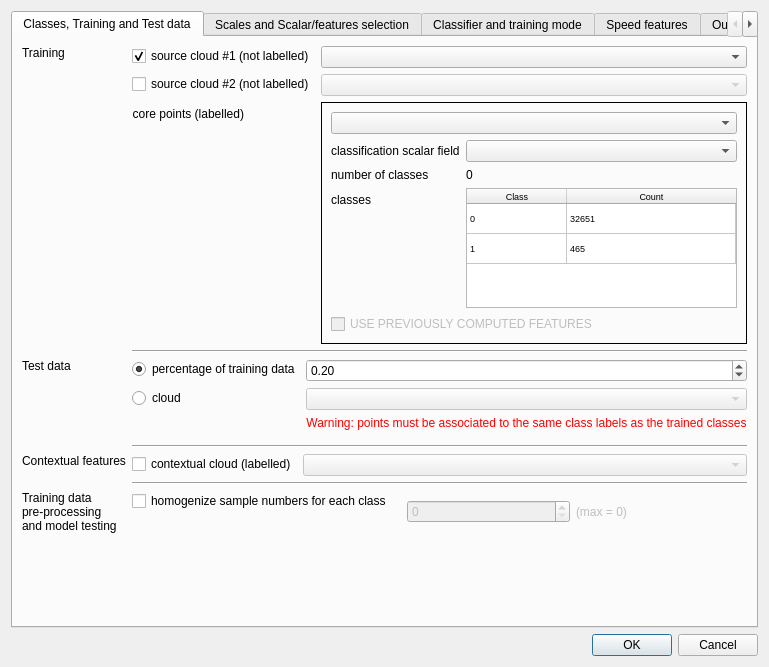
<?xml version="1.0" encoding="UTF-8"?>
<ui version="4.0">
 <class>Dialog</class>
 <widget class="QDialog" name="Dialog">
  <property name="geometry">
   <rect>
    <x>0</x>
    <y>0</y>
    <width>750</width>
    <height>650</height>
   </rect>
  </property>
  <property name="windowTitle">
   <string>Dialog</string>
  </property>
  <layout class="QVBoxLayout" name="verticalLayout_3">
   <item>
    <widget class="QTabWidget" name="tabWidget">
     <property name="currentIndex">
      <number>0</number>
     </property>
     <widget class="QWidget" name="TrainingPage">
      <attribute name="title">
       <string>Classes, Training and Test data</string>
      </attribute>
      <layout class="QGridLayout" name="gridLayout">
       <item row="2" column="1">
        <layout class="QFormLayout" name="formLayout_2">
         <item row="1" column="0">
          <widget class="QRadioButton" name="testWithPercentageRadioButton">
           <property name="text">
            <string>percentage of training data</string>
           </property>
           <property name="checked">
            <bool>true</bool>
           </property>
          </widget>
         </item>
         <item row="1" column="1">
          <widget class="QDoubleSpinBox" name="testPercentageDoubleSpinBox">
           <property name="singleStep">
            <double>0.050000000000000</double>
           </property>
           <property name="value">
            <double>0.200000000000000</double>
           </property>
          </widget>
         </item>
         <item row="2" column="0">
          <widget class="QRadioButton" name="testWithCloudRadioButton">
           <property name="text">
            <string>cloud</string>
           </property>
          </widget>
         </item>
         <item row="2" column="1">
          <widget class="QFrame" name="testCloudFrame">
           <property name="enabled">
            <bool>false</bool>
           </property>
           <layout class="QVBoxLayout" name="verticalLayout_8">
            <property name="leftMargin">
             <number>0</number>
            </property>
            <property name="topMargin">
             <number>0</number>
            </property>
            <property name="rightMargin">
             <number>0</number>
            </property>
            <item>
             <widget class="QComboBox" name="testCloudComboBox">
              <property name="sizePolicy">
               <sizepolicy hsizetype="Expanding" vsizetype="Fixed">
                <horstretch>0</horstretch>
                <verstretch>0</verstretch>
               </sizepolicy>
              </property>
              <property name="toolTip">
               <string>Source cloud #1 (not labelled)</string>
              </property>
             </widget>
            </item>
            <item>
             <widget class="QLabel" name="label_17">
              <property name="styleSheet">
               <string notr="true">color: red;</string>
              </property>
              <property name="text">
               <string>Warning: points must be associated to the same class labels as the trained classes</string>
              </property>
              <property name="alignment">
               <set>Qt::AlignCenter</set>
              </property>
             </widget>
            </item>
           </layout>
          </widget>
         </item>
        </layout>
       </item>
       <item row="0" column="1">
        <layout class="QFormLayout" name="formLayout">
         <item row="0" column="1">
          <widget class="QComboBox" name="cloud1CloudComboBox">
           <property name="sizePolicy">
            <sizepolicy hsizetype="Expanding" vsizetype="Fixed">
             <horstretch>0</horstretch>
             <verstretch>0</verstretch>
            </sizepolicy>
           </property>
           <property name="toolTip">
            <string>Source cloud #1 (not labelled)</string>
           </property>
          </widget>
         </item>
         <item row="1" column="0">
          <widget class="QCheckBox" name="sourceCloud2CheckBox">
           <property name="text">
            <string>source cloud #2 (not labelled)</string>
           </property>
          </widget>
         </item>
         <item row="1" column="1">
          <widget class="QComboBox" name="clud2CloudComboBox">
           <property name="enabled">
            <bool>false</bool>
           </property>
           <property name="sizePolicy">
            <sizepolicy hsizetype="Expanding" vsizetype="Fixed">
             <horstretch>0</horstretch>
             <verstretch>0</verstretch>
            </sizepolicy>
           </property>
           <property name="toolTip">
            <string>Source cloud #2 (not labelled) - optional</string>
           </property>
          </widget>
         </item>
         <item row="2" column="0">
          <widget class="QLabel" name="label_3">
           <property name="text">
            <string>core points (labelled)</string>
           </property>
           <property name="alignment">
            <set>Qt::AlignRight|Qt::AlignTrailing|Qt::AlignVCenter</set>
           </property>
          </widget>
         </item>
         <item row="2" column="1">
          <widget class="QFrame" name="corePointsFrame">
           <property name="frameShape">
            <enum>QFrame::Box</enum>
           </property>
           <layout class="QVBoxLayout" name="verticalLayout">
            <item>
             <widget class="QComboBox" name="corePointsComboBox">
              <property name="sizePolicy">
               <sizepolicy hsizetype="Expanding" vsizetype="Fixed">
                <horstretch>0</horstretch>
                <verstretch>0</verstretch>
               </sizepolicy>
              </property>
              <property name="toolTip">
               <string>Labelled core points: coud be the same as cloud #1
but should ideally be smaller (e.g. a subsampled version of cloud #1)</string>
              </property>
             </widget>
            </item>
            <item>
             <layout class="QFormLayout" name="formLayout_3">
              <item row="0" column="0">
               <widget class="QLabel" name="label_4">
                <property name="text">
                 <string>classification scalar field</string>
                </property>
               </widget>
              </item>
              <item row="0" column="1">
               <widget class="QComboBox" name="classificationSFComboBox"/>
              </item>
              <item row="1" column="0">
               <widget class="QLabel" name="label_5">
                <property name="text">
                 <string>number of classes</string>
                </property>
               </widget>
              </item>
              <item row="1" column="1">
               <widget class="QLabel" name="classesCountLabel">
                <property name="text">
                 <string>0</string>
                </property>
               </widget>
              </item>
              <item row="2" column="0">
               <widget class="QLabel" name="label_6">
                <property name="text">
                 <string>classes</string>
                </property>
               </widget>
              </item>
              <item row="2" column="1">
               <widget class="QTableWidget" name="classesTableWidget">
                <property name="maximumSize">
                 <size>
                  <width>16777215</width>
                  <height>120</height>
                 </size>
                </property>
                <property name="font">
                 <font>
                  <pointsize>7</pointsize>
                 </font>
                </property>
                <property name="showGrid">
                 <bool>true</bool>
                </property>
                <attribute name="horizontalHeaderStretchLastSection">
                 <bool>true</bool>
                </attribute>
                <attribute name="verticalHeaderVisible">
                 <bool>false</bool>
                </attribute>
                <row>
                 <property name="text">
                  <string>0</string>
                 </property>
                </row>
                <row>
                 <property name="text">
                  <string>1</string>
                 </property>
                </row>
                <column>
                 <property name="text">
                  <string>Class</string>
                 </property>
                </column>
                <column>
                 <property name="text">
                  <string>Count</string>
                 </property>
                </column>
                <item row="0" column="0">
                 <property name="text">
                  <string>0</string>
                 </property>
                </item>
                <item row="0" column="1">
                 <property name="text">
                  <string>32651</string>
                 </property>
                </item>
                <item row="1" column="0">
                 <property name="text">
                  <string>1</string>
                 </property>
                </item>
                <item row="1" column="1">
                 <property name="text">
                  <string>465</string>
                 </property>
                </item>
               </widget>
              </item>
             </layout>
            </item>
            <item>
             <widget class="QCheckBox" name="usePrevFeaturesCheckBox">
              <property name="enabled">
               <bool>false</bool>
              </property>
              <property name="toolTip">
               <string>Use previously computed features
(only if the cloud has already been processed)</string>
              </property>
              <property name="text">
               <string>USE PREVIOUSLY COMPUTED FEATURES </string>
              </property>
             </widget>
            </item>
           </layout>
          </widget>
         </item>
         <item row="0" column="0">
          <widget class="QCheckBox" name="sourceCloud1CheckBox">
           <property name="text">
            <string>source cloud #1 (not labelled)</string>
           </property>
           <property name="checked">
            <bool>true</bool>
           </property>
          </widget>
         </item>
        </layout>
       </item>
       <item row="4" column="1">
        <layout class="QFormLayout" name="formLayout_4">
         <item row="0" column="0">
          <widget class="QCheckBox" name="contextualFeaturesCheckBox">
           <property name="text">
            <string>contextual cloud (labelled)</string>
           </property>
          </widget>
         </item>
         <item row="0" column="1">
          <widget class="QComboBox" name="contextFeaturesCloudComboBox">
           <property name="enabled">
            <bool>false</bool>
           </property>
           <property name="sizePolicy">
            <sizepolicy hsizetype="Expanding" vsizetype="Fixed">
             <horstretch>0</horstretch>
             <verstretch>0</verstretch>
            </sizepolicy>
           </property>
           <property name="toolTip">
            <string>Source cloud #1 (not labelled)</string>
           </property>
          </widget>
         </item>
        </layout>
       </item>
       <item row="6" column="1">
        <layout class="QFormLayout" name="formLayout_5">
         <item row="0" column="0">
          <widget class="QCheckBox" name="homogenizeSampleCountCheckBox">
           <property name="text">
            <string>homogenize sample numbers for each class</string>
           </property>
          </widget>
         </item>
         <item row="0" column="1">
          <widget class="QFrame" name="sampleCountFrame">
           <property name="enabled">
            <bool>false</bool>
           </property>
           <layout class="QHBoxLayout" name="horizontalLayout">
            <item>
             <widget class="QSpinBox" name="sampleCountSpinBox">
              <property name="maximum">
               <number>1000000000</number>
              </property>
             </widget>
            </item>
            <item>
             <widget class="QLabel" name="label_9">
              <property name="text">
               <string>(max = 0)</string>
              </property>
             </widget>
            </item>
           </layout>
          </widget>
         </item>
        </layout>
       </item>
       <item row="4" column="0">
        <widget class="QLabel" name="label">
         <property name="text">
          <string>Contextual features</string>
         </property>
         <property name="alignment">
          <set>Qt::AlignLeading|Qt::AlignLeft|Qt::AlignTop</set>
         </property>
        </widget>
       </item>
       <item row="0" column="0">
        <widget class="QLabel" name="label_7">
         <property name="text">
          <string>Training</string>
         </property>
         <property name="alignment">
          <set>Qt::AlignLeading|Qt::AlignLeft|Qt::AlignTop</set>
         </property>
        </widget>
       </item>
       <item row="1" column="1">
        <widget class="Line" name="line">
         <property name="orientation">
          <enum>Qt::Horizontal</enum>
         </property>
        </widget>
       </item>
       <item row="2" column="0">
        <widget class="QLabel" name="label_2">
         <property name="text">
          <string>Test data</string>
         </property>
         <property name="alignment">
          <set>Qt::AlignLeading|Qt::AlignLeft|Qt::AlignTop</set>
         </property>
        </widget>
       </item>
       <item row="3" column="1">
        <widget class="Line" name="line_2">
         <property name="orientation">
          <enum>Qt::Horizontal</enum>
         </property>
        </widget>
       </item>
       <item row="5" column="1">
        <widget class="Line" name="line_3">
         <property name="orientation">
          <enum>Qt::Horizontal</enum>
         </property>
        </widget>
       </item>
       <item row="6" column="0">
        <widget class="QLabel" name="label_8">
         <property name="text">
          <string>Training data
pre-processing
and model testing</string>
         </property>
         <property name="alignment">
          <set>Qt::AlignLeading|Qt::AlignLeft|Qt::AlignTop</set>
         </property>
        </widget>
       </item>
       <item row="7" column="1">
        <spacer name="verticalSpacer">
         <property name="orientation">
          <enum>Qt::Vertical</enum>
         </property>
         <property name="sizeType">
          <enum>QSizePolicy::Expanding</enum>
         </property>
         <property name="sizeHint" stdset="0">
          <size>
           <width>20</width>
           <height>40</height>
          </size>
         </property>
        </spacer>
       </item>
      </layout>
     </widget>
     <widget class="QWidget" name="FeaturesPage">
      <attribute name="title">
       <string>Scales and Scalar/features selection</string>
      </attribute>
      <layout class="QFormLayout" name="formLayout_7">
       <item row="0" column="0">
        <widget class="QRadioButton" name="fromFileRadioButton">
         <property name="text">
          <string>From file</string>
         </property>
         <property name="checked">
          <bool>true</bool>
         </property>
        </widget>
       </item>
       <item row="0" column="1">
        <widget class="QFrame" name="featuresFromFileGroupBox">
         <layout class="QHBoxLayout" name="horizontalLayout_5">
          <property name="leftMargin">
           <number>0</number>
          </property>
          <property name="topMargin">
           <number>0</number>
          </property>
          <property name="rightMargin">
           <number>0</number>
          </property>
          <property name="bottomMargin">
           <number>0</number>
          </property>
          <item>
           <widget class="QPushButton" name="pushButton">
            <property name="text">
             <string>Load file</string>
            </property>
           </widget>
          </item>
          <item>
           <widget class="QLabel" name="label_11">
            <property name="text">
             <string>&lt;a href=&quot;https://www.cloudcompare.org/doc/wiki&quot;&gt;see documentation&lt;/a&gt;</string>
            </property>
            <property name="openExternalLinks">
             <bool>true</bool>
            </property>
           </widget>
          </item>
         </layout>
        </widget>
       </item>
       <item row="1" column="0">
        <widget class="QRadioButton" name="guiModeRadioButton">
         <property name="text">
          <string>GUI mode (limited)</string>
         </property>
        </widget>
       </item>
       <item row="1" column="1">
        <widget class="QFrame" name="featuresFromGUIGroupBox">
         <property name="enabled">
          <bool>false</bool>
         </property>
         <layout class="QVBoxLayout" name="verticalLayout_5">
          <property name="leftMargin">
           <number>0</number>
          </property>
          <property name="topMargin">
           <number>0</number>
          </property>
          <property name="rightMargin">
           <number>0</number>
          </property>
          <property name="bottomMargin">
           <number>0</number>
          </property>
          <item>
           <widget class="QGroupBox" name="scalesGroupBox">
            <property name="title">
             <string>Scales</string>
            </property>
            <layout class="QFormLayout" name="formLayout_6">
             <item row="0" column="0">
              <widget class="QRadioButton" name="scalesRampRadioButton">
               <property name="text">
                <string>ramp</string>
               </property>
               <property name="checked">
                <bool>true</bool>
               </property>
              </widget>
             </item>
             <item row="0" column="1">
              <widget class="QFrame" name="scalesRampFrame">
               <layout class="QHBoxLayout" name="horizontalLayout_2">
                <property name="leftMargin">
                 <number>0</number>
                </property>
                <property name="topMargin">
                 <number>0</number>
                </property>
                <property name="rightMargin">
                 <number>0</number>
                </property>
                <property name="bottomMargin">
                 <number>0</number>
                </property>
                <item>
                 <widget class="QDoubleSpinBox" name="minScaleDoubleSpinBox">
                  <property name="toolTip">
                   <string>Mininum scale</string>
                  </property>
                  <property name="prefix">
                   <string>Min = </string>
                  </property>
                  <property name="decimals">
                   <number>6</number>
                  </property>
                  <property name="minimum">
                   <double>0.000001000000000</double>
                  </property>
                  <property name="maximum">
                   <double>1000000000.000000000000000</double>
                  </property>
                  <property name="singleStep">
                   <double>0.100000000000000</double>
                  </property>
                  <property name="value">
                   <double>0.100000000000000</double>
                  </property>
                 </widget>
                </item>
                <item>
                 <widget class="QDoubleSpinBox" name="stepScaleDoubleSpinBox">
                  <property name="toolTip">
                   <string>Step</string>
                  </property>
                  <property name="prefix">
                   <string>Step = </string>
                  </property>
                  <property name="decimals">
                   <number>6</number>
                  </property>
                  <property name="minimum">
                   <double>0.000001000000000</double>
                  </property>
                  <property name="maximum">
                   <double>1000000000.000000000000000</double>
                  </property>
                  <property name="singleStep">
                   <double>0.100000000000000</double>
                  </property>
                  <property name="value">
                   <double>0.100000000000000</double>
                  </property>
                 </widget>
                </item>
                <item>
                 <widget class="QDoubleSpinBox" name="maxScaleDoubleSpinBox">
                  <property name="toolTip">
                   <string>Max scale</string>
                  </property>
                  <property name="prefix">
                   <string>Max = </string>
                  </property>
                  <property name="decimals">
                   <number>6</number>
                  </property>
                  <property name="minimum">
                   <double>0.000001000000000</double>
                  </property>
                  <property name="maximum">
                   <double>1000000000.000000000000000</double>
                  </property>
                  <property name="value">
                   <double>1.000000000000000</double>
                  </property>
                 </widget>
                </item>
               </layout>
              </widget>
             </item>
             <item row="1" column="0">
              <widget class="QRadioButton" name="scalesListRadioButton">
               <property name="toolTip">
                <string>Inp</string>
               </property>
               <property name="text">
                <string>list</string>
               </property>
              </widget>
             </item>
             <item row="1" column="1">
              <widget class="QLineEdit" name="scalesListLineEdit">
               <property name="enabled">
                <bool>false</bool>
               </property>
               <property name="toolTip">
                <string>Input scales as a list of values (separated by a space character)</string>
               </property>
              </widget>
             </item>
            </layout>
           </widget>
          </item>
          <item>
           <widget class="QGroupBox" name="pointBasedFeaturesGroupBox">
            <property name="title">
             <string>Point based features</string>
            </property>
            <layout class="QGridLayout" name="gridLayout_2">
             <item row="0" column="0">
              <widget class="QCheckBox" name="pbfIntensityCheckBox">
               <property name="text">
                <string>intensity</string>
               </property>
              </widget>
             </item>
             <item row="0" column="1">
              <widget class="QCheckBox" name="pbfReturnCountCheckBox">
               <property name="text">
                <string>number of returns</string>
               </property>
              </widget>
             </item>
             <item row="0" column="2">
              <widget class="QCheckBox" name="pbfReturnNumberCheckBox">
               <property name="text">
                <string>return number</string>
               </property>
              </widget>
             </item>
             <item row="1" column="0">
              <widget class="QCheckBox" name="pbfEchoRatioCheckBox">
               <property name="toolTip">
                <string>echo ratio = return number / number of returns</string>
               </property>
               <property name="text">
                <string>echo ratio</string>
               </property>
              </widget>
             </item>
             <item row="1" column="1">
              <widget class="QCheckBox" name="pbfRGBCheckBox">
               <property name="text">
                <string>RGB</string>
               </property>
              </widget>
             </item>
             <item row="1" column="2">
              <widget class="QCheckBox" name="pbfDipAngleCheckBox">
               <property name="text">
                <string>dip angle</string>
               </property>
              </widget>
             </item>
            </layout>
           </widget>
          </item>
          <item>
           <widget class="QGroupBox" name="nnBasedFeaturesGroupBox">
            <property name="sizePolicy">
             <sizepolicy hsizetype="Preferred" vsizetype="Maximum">
              <horstretch>0</horstretch>
              <verstretch>0</verstretch>
             </sizepolicy>
            </property>
            <property name="title">
             <string>Neigborhood based features</string>
            </property>
            <layout class="QHBoxLayout" name="horizontalLayout_3">
             <item>
              <widget class="QListWidget" name="nnBasedFeaturesListWidget">
               <property name="sizePolicy">
                <sizepolicy hsizetype="Expanding" vsizetype="Expanding">
                 <horstretch>0</horstretch>
                 <verstretch>0</verstretch>
                </sizepolicy>
               </property>
               <property name="selectionMode">
                <enum>QAbstractItemView::MultiSelection</enum>
               </property>
               <item>
                <property name="text">
                 <string>option 1</string>
                </property>
               </item>
               <item>
                <property name="text">
                 <string>option 2</string>
                </property>
               </item>
               <item>
                <property name="text">
                 <string>...</string>
                </property>
               </item>
              </widget>
             </item>
            </layout>
           </widget>
          </item>
          <item>
           <widget class="QGroupBox" name="contextualFeaturesGroupBox">
            <property name="sizePolicy">
             <sizepolicy hsizetype="Preferred" vsizetype="Maximum">
              <horstretch>0</horstretch>
              <verstretch>0</verstretch>
             </sizepolicy>
            </property>
            <property name="title">
             <string>Contextual features</string>
            </property>
            <property name="checkable">
             <bool>true</bool>
            </property>
            <layout class="QVBoxLayout" name="verticalLayout_4">
             <item>
              <widget class="QListWidget" name="nnBasedFeaturesListWidget_2">
               <property name="sizePolicy">
                <sizepolicy hsizetype="Expanding" vsizetype="Preferred">
                 <horstretch>0</horstretch>
                 <verstretch>0</verstretch>
                </sizepolicy>
               </property>
               <property name="selectionMode">
                <enum>QAbstractItemView::MultiSelection</enum>
               </property>
               <item>
                <property name="text">
                 <string>Ground</string>
                </property>
               </item>
               <item>
                <property name="text">
                 <string>Water</string>
                </property>
               </item>
               <item>
                <property name="text">
                 <string>...</string>
                </property>
               </item>
              </widget>
             </item>
             <item>
              <layout class="QHBoxLayout" name="horizontalLayout_4">
               <item>
                <widget class="QLabel" name="label_10">
                 <property name="text">
                  <string>Nearest neighbors</string>
                 </property>
                </widget>
               </item>
               <item>
                <widget class="QSpinBox" name="cfKnnSpinBox">
                 <property name="toolTip">
                  <string>The vertical distance will be computed to the 'k' nearest neighbors</string>
                 </property>
                </widget>
               </item>
              </layout>
             </item>
            </layout>
           </widget>
          </item>
          <item>
           <widget class="QGroupBox" name="dualCloudFeaturesGroupBox">
            <property name="toolTip">
             <string>Requires two source clouds</string>
            </property>
            <property name="title">
             <string>Dual-cloud features</string>
            </property>
            <property name="checkable">
             <bool>true</bool>
            </property>
            <property name="checked">
             <bool>false</bool>
            </property>
            <layout class="QGridLayout" name="gridLayout_3">
             <item row="0" column="0">
              <widget class="QCheckBox" name="checkBox">
               <property name="text">
                <string>mean elveation difference</string>
               </property>
              </widget>
             </item>
             <item row="0" column="1">
              <widget class="QCheckBox" name="checkBox_4">
               <property name="text">
                <string>ratio of mean intensities</string>
               </property>
              </widget>
             </item>
             <item row="1" column="0">
              <widget class="QCheckBox" name="checkBox_3">
               <property name="text">
                <string>standard deviation of cloud #1</string>
               </property>
              </widget>
             </item>
             <item row="1" column="1">
              <widget class="QCheckBox" name="checkBox_2">
               <property name="text">
                <string>standard deviation of cloud #2</string>
               </property>
              </widget>
             </item>
            </layout>
           </widget>
          </item>
         </layout>
        </widget>
       </item>
      </layout>
     </widget>
     <widget class="QWidget" name="ClassifierPage">
      <attribute name="title">
       <string>Classifier and training mode</string>
      </attribute>
      <layout class="QVBoxLayout" name="verticalLayout_7">
       <item>
        <widget class="QGroupBox" name="randomTreesGroupBox">
         <property name="title">
          <string>Random Trees</string>
         </property>
         <layout class="QFormLayout" name="formLayout_9">
          <item row="0" column="0">
           <widget class="QLabel" name="label_13">
            <property name="text">
             <string>Number of trees</string>
            </property>
           </widget>
          </item>
          <item row="0" column="1">
           <widget class="QSpinBox" name="treeCountSpinBox">
            <property name="minimum">
             <number>10</number>
            </property>
            <property name="maximum">
             <number>10000</number>
            </property>
            <property name="singleStep">
             <number>10</number>
            </property>
            <property name="value">
             <number>200</number>
            </property>
           </widget>
          </item>
          <item row="2" column="0">
           <widget class="QLabel" name="label_14">
            <property name="text">
             <string>Tree depth</string>
            </property>
           </widget>
          </item>
          <item row="2" column="1">
           <widget class="QSpinBox" name="treeDepthSpinBox">
            <property name="minimum">
             <number>1</number>
            </property>
            <property name="maximum">
             <number>200</number>
            </property>
            <property name="value">
             <number>25</number>
            </property>
           </widget>
          </item>
         </layout>
        </widget>
       </item>
       <item>
        <widget class="QGroupBox" name="trainingModeGroupBox">
         <property name="title">
          <string>Training mode</string>
         </property>
         <layout class="QFormLayout" name="formLayout_8">
          <item row="0" column="0">
           <widget class="QRadioButton" name="simpleTrainingRadioButton">
            <property name="text">
             <string>Simple training</string>
            </property>
            <property name="checked">
             <bool>true</bool>
            </property>
           </widget>
          </item>
          <item row="0" column="1">
           <widget class="QCheckBox" name="simpleFeatAndScaleSelectCheckBox">
            <property name="toolTip">
             <string>Select the most contributive features and scales
(in order to reduce computation time and reduce the classifier size)</string>
            </property>
            <property name="text">
             <string>Feature and scale selection by importance</string>
            </property>
           </widget>
          </item>
          <item row="1" column="0">
           <widget class="QRadioButton" name="kFoldCrossValidRadioButton">
            <property name="text">
             <string>k-fold Crossvalidation</string>
            </property>
           </widget>
          </item>
          <item row="1" column="1">
           <widget class="QFrame" name="kValueFrame">
            <property name="enabled">
             <bool>false</bool>
            </property>
            <property name="frameShape">
             <enum>QFrame::StyledPanel</enum>
            </property>
            <property name="frameShadow">
             <enum>QFrame::Raised</enum>
            </property>
            <layout class="QVBoxLayout" name="verticalLayout_6">
             <property name="leftMargin">
              <number>0</number>
             </property>
             <property name="topMargin">
              <number>0</number>
             </property>
             <property name="rightMargin">
              <number>0</number>
             </property>
             <property name="bottomMargin">
              <number>0</number>
             </property>
             <item>
              <layout class="QHBoxLayout" name="horizontalLayout_6">
               <item>
                <widget class="QLabel" name="label_15">
                 <property name="text">
                  <string>k</string>
                 </property>
                </widget>
               </item>
               <item>
                <widget class="QSpinBox" name="kValueSpinBox">
                 <property name="minimum">
                  <number>2</number>
                 </property>
                </widget>
               </item>
               <item>
                <spacer name="horizontalSpacer">
                 <property name="orientation">
                  <enum>Qt::Horizontal</enum>
                 </property>
                 <property name="sizeHint" stdset="0">
                  <size>
                   <width>40</width>
                   <height>20</height>
                  </size>
                 </property>
                </spacer>
               </item>
              </layout>
             </item>
             <item>
              <widget class="QCheckBox" name="kValueFeatAndScaleSelectCheckBox">
               <property name="toolTip">
                <string>Select the most contributive features and scales
(in order to reduce computation time and reduce the classifier size)</string>
               </property>
               <property name="text">
                <string>Feature and scale selection</string>
               </property>
              </widget>
             </item>
             <item>
              <widget class="QCheckBox" name="treeDepthSelectCheckBox">
               <property name="toolTip">
                <string>Select the most contributive features and scales
(in order to reduce computation time and reduce the classifier size)</string>
               </property>
               <property name="text">
                <string>Tree depth selection</string>
               </property>
              </widget>
             </item>
            </layout>
           </widget>
          </item>
         </layout>
        </widget>
       </item>
       <item>
        <spacer name="verticalSpacer_3">
         <property name="orientation">
          <enum>Qt::Vertical</enum>
         </property>
         <property name="sizeHint" stdset="0">
          <size>
           <width>20</width>
           <height>253</height>
          </size>
         </property>
        </spacer>
       </item>
      </layout>
     </widget>
     <widget class="QWidget" name="SpeedPage">
      <attribute name="title">
       <string>Speed features</string>
      </attribute>
      <layout class="QVBoxLayout" name="verticalLayout_9">
       <item>
        <widget class="QGroupBox" name="pyramidSubsamplingGroupBox">
         <property name="title">
          <string>Pyramidal subsampling</string>
         </property>
         <property name="checkable">
          <bool>true</bool>
         </property>
         <layout class="QHBoxLayout" name="horizontalLayout_8">
          <item>
           <widget class="QLabel" name="label_12">
            <property name="text">
             <string>Pyramidal levels</string>
            </property>
           </widget>
          </item>
          <item>
           <widget class="QSpinBox" name="pyramideLevelsSpinBox">
            <property name="minimum">
             <number>2</number>
            </property>
            <property name="maximum">
             <number>10</number>
            </property>
            <property name="value">
             <number>3</number>
            </property>
           </widget>
          </item>
         </layout>
        </widget>
       </item>
       <item>
        <widget class="QGroupBox" name="groupBox">
         <property name="title">
          <string>Octree-based feature computation</string>
         </property>
         <layout class="QFormLayout" name="formLayout_10">
          <item row="0" column="0">
           <widget class="QLabel" name="label_18">
            <property name="text">
             <string>Min. scale</string>
            </property>
           </widget>
          </item>
          <item row="0" column="1">
           <widget class="QDoubleSpinBox" name="octreeMinScaleDoubleSpinBox">
            <property name="decimals">
             <number>3</number>
            </property>
            <property name="minimum">
             <double>0.001000000000000</double>
            </property>
            <property name="maximum">
             <double>1000000.000000000000000</double>
            </property>
            <property name="singleStep">
             <double>0.100000000000000</double>
            </property>
            <property name="value">
             <double>0.500000000000000</double>
            </property>
           </widget>
          </item>
          <item row="1" column="0">
           <widget class="QLabel" name="label_19">
            <property name="text">
             <string>Depth</string>
            </property>
           </widget>
          </item>
          <item row="1" column="1">
           <widget class="QSpinBox" name="octreeDepthSpinBox">
            <property name="minimum">
             <number>1</number>
            </property>
            <property name="maximum">
             <number>21</number>
            </property>
            <property name="value">
             <number>5</number>
            </property>
           </widget>
          </item>
         </layout>
        </widget>
       </item>
       <item>
        <spacer name="verticalSpacer_4">
         <property name="orientation">
          <enum>Qt::Vertical</enum>
         </property>
         <property name="sizeHint" stdset="0">
          <size>
           <width>20</width>
           <height>412</height>
          </size>
         </property>
        </spacer>
       </item>
      </layout>
     </widget>
     <widget class="QWidget" name="OutputPage">
      <attribute name="title">
       <string>Outputs</string>
      </attribute>
      <layout class="QVBoxLayout" name="verticalLayout_2">
       <item>
        <widget class="QGroupBox" name="groupBox_2">
         <property name="title">
          <string>Output display</string>
         </property>
         <layout class="QGridLayout" name="gridLayout_4">
          <item row="0" column="0">
           <widget class="QCheckBox" name="showConfusionMatrixCheckBox">
            <property name="text">
             <string>Confusion matrix</string>
            </property>
           </widget>
          </item>
          <item row="1" column="0">
           <widget class="QCheckBox" name="showBarChartCheckBox">
            <property name="text">
             <string>Bar chart of feature importance</string>
            </property>
           </widget>
          </item>
          <item row="1" column="1">
           <widget class="QFrame" name="barChatFeatureGroupBox">
            <property name="enabled">
             <bool>false</bool>
            </property>
            <layout class="QHBoxLayout" name="horizontalLayout_7">
             <item>
              <widget class="QLabel" name="label_16">
               <property name="text">
                <string>number of features</string>
               </property>
              </widget>
             </item>
             <item>
              <widget class="QSpinBox" name="displayedFeatureCountSpinBox">
               <property name="toolTip">
                <string>Number of features to show in the bar chart</string>
               </property>
               <property name="minimum">
                <number>1</number>
               </property>
              </widget>
             </item>
            </layout>
           </widget>
          </item>
         </layout>
        </widget>
       </item>
       <item>
        <widget class="QCheckBox" name="saveCorePointsCheckBox">
         <property name="toolTip">
          <string>Can be re-used in 3DMASC &quot;Create&quot; to avoid re-computing the features</string>
         </property>
         <property name="text">
          <string>Save training core points with computed features as scalars </string>
         </property>
        </widget>
       </item>
       <item>
        <spacer name="verticalSpacer_2">
         <property name="orientation">
          <enum>Qt::Vertical</enum>
         </property>
         <property name="sizeHint" stdset="0">
          <size>
           <width>20</width>
           <height>449</height>
          </size>
         </property>
        </spacer>
       </item>
      </layout>
     </widget>
    </widget>
   </item>
   <item>
    <widget class="QDialogButtonBox" name="buttonBox">
     <property name="orientation">
      <enum>Qt::Horizontal</enum>
     </property>
     <property name="standardButtons">
      <set>QDialogButtonBox::Cancel|QDialogButtonBox::Ok</set>
     </property>
    </widget>
   </item>
  </layout>
 </widget>
 <resources/>
 <connections>
  <connection>
   <sender>buttonBox</sender>
   <signal>accepted()</signal>
   <receiver>Dialog</receiver>
   <slot>accept()</slot>
   <hints>
    <hint type="sourcelabel">
     <x>248</x>
     <y>254</y>
    </hint>
    <hint type="destinationlabel">
     <x>157</x>
     <y>274</y>
    </hint>
   </hints>
  </connection>
  <connection>
   <sender>buttonBox</sender>
   <signal>rejected()</signal>
   <receiver>Dialog</receiver>
   <slot>reject()</slot>
   <hints>
    <hint type="sourcelabel">
     <x>316</x>
     <y>260</y>
    </hint>
    <hint type="destinationlabel">
     <x>286</x>
     <y>274</y>
    </hint>
   </hints>
  </connection>
  <connection>
   <sender>sourceCloud2CheckBox</sender>
   <signal>toggled(bool)</signal>
   <receiver>clud2CloudComboBox</receiver>
   <slot>setEnabled(bool)</slot>
   <hints>
    <hint type="sourcelabel">
     <x>254</x>
     <y>76</y>
    </hint>
    <hint type="destinationlabel">
     <x>534</x>
     <y>77</y>
    </hint>
   </hints>
  </connection>
  <connection>
   <sender>contextualFeaturesCheckBox</sender>
   <signal>toggled(bool)</signal>
   <receiver>contextFeaturesCloudComboBox</receiver>
   <slot>setEnabled(bool)</slot>
   <hints>
    <hint type="sourcelabel">
     <x>220</x>
     <y>511</y>
    </hint>
    <hint type="destinationlabel">
     <x>502</x>
     <y>512</y>
    </hint>
   </hints>
  </connection>
  <connection>
   <sender>testWithPercentageRadioButton</sender>
   <signal>toggled(bool)</signal>
   <receiver>testPercentageDoubleSpinBox</receiver>
   <slot>setEnabled(bool)</slot>
   <hints>
    <hint type="sourcelabel">
     <x>240</x>
     <y>407</y>
    </hint>
    <hint type="destinationlabel">
     <x>532</x>
     <y>408</y>
    </hint>
   </hints>
  </connection>
  <connection>
   <sender>homogenizeSampleCountCheckBox</sender>
   <signal>toggled(bool)</signal>
   <receiver>sampleCountFrame</receiver>
   <slot>setEnabled(bool)</slot>
   <hints>
    <hint type="sourcelabel">
     <x>267</x>
     <y>580</y>
    </hint>
    <hint type="destinationlabel">
     <x>462</x>
     <y>582</y>
    </hint>
   </hints>
  </connection>
  <connection>
   <sender>fromFileRadioButton</sender>
   <signal>toggled(bool)</signal>
   <receiver>featuresFromFileGroupBox</receiver>
   <slot>setEnabled(bool)</slot>
   <hints>
    <hint type="sourcelabel">
     <x>51</x>
     <y>48</y>
    </hint>
    <hint type="destinationlabel">
     <x>426</x>
     <y>51</y>
    </hint>
   </hints>
  </connection>
  <connection>
   <sender>guiModeRadioButton</sender>
   <signal>toggled(bool)</signal>
   <receiver>featuresFromGUIGroupBox</receiver>
   <slot>setEnabled(bool)</slot>
   <hints>
    <hint type="sourcelabel">
     <x>75</x>
     <y>77</y>
    </hint>
    <hint type="destinationlabel">
     <x>426</x>
     <y>415</y>
    </hint>
   </hints>
  </connection>
  <connection>
   <sender>simpleTrainingRadioButton</sender>
   <signal>toggled(bool)</signal>
   <receiver>simpleFeatAndScaleSelectCheckBox</receiver>
   <slot>setEnabled(bool)</slot>
   <hints>
    <hint type="sourcelabel">
     <x>141</x>
     <y>319</y>
    </hint>
    <hint type="destinationlabel">
     <x>331</x>
     <y>319</y>
    </hint>
   </hints>
  </connection>
  <connection>
   <sender>kFoldCrossValidRadioButton</sender>
   <signal>toggled(bool)</signal>
   <receiver>kValueFrame</receiver>
   <slot>setEnabled(bool)</slot>
   <hints>
    <hint type="sourcelabel">
     <x>141</x>
     <y>379</y>
    </hint>
    <hint type="destinationlabel">
     <x>297</x>
     <y>414</y>
    </hint>
   </hints>
  </connection>
  <connection>
   <sender>showBarChartCheckBox</sender>
   <signal>toggled(bool)</signal>
   <receiver>barChatFeatureGroupBox</receiver>
   <slot>setEnabled(bool)</slot>
   <hints>
    <hint type="sourcelabel">
     <x>155</x>
     <y>459</y>
    </hint>
    <hint type="destinationlabel">
     <x>329</x>
     <y>461</y>
    </hint>
   </hints>
  </connection>
  <connection>
   <sender>testWithCloudRadioButton</sender>
   <signal>toggled(bool)</signal>
   <receiver>testCloudFrame</receiver>
   <slot>setEnabled(bool)</slot>
   <hints>
    <hint type="sourcelabel">
     <x>147</x>
     <y>370</y>
    </hint>
    <hint type="destinationlabel">
     <x>505</x>
     <y>385</y>
    </hint>
   </hints>
  </connection>
 </connections>
</ui>
